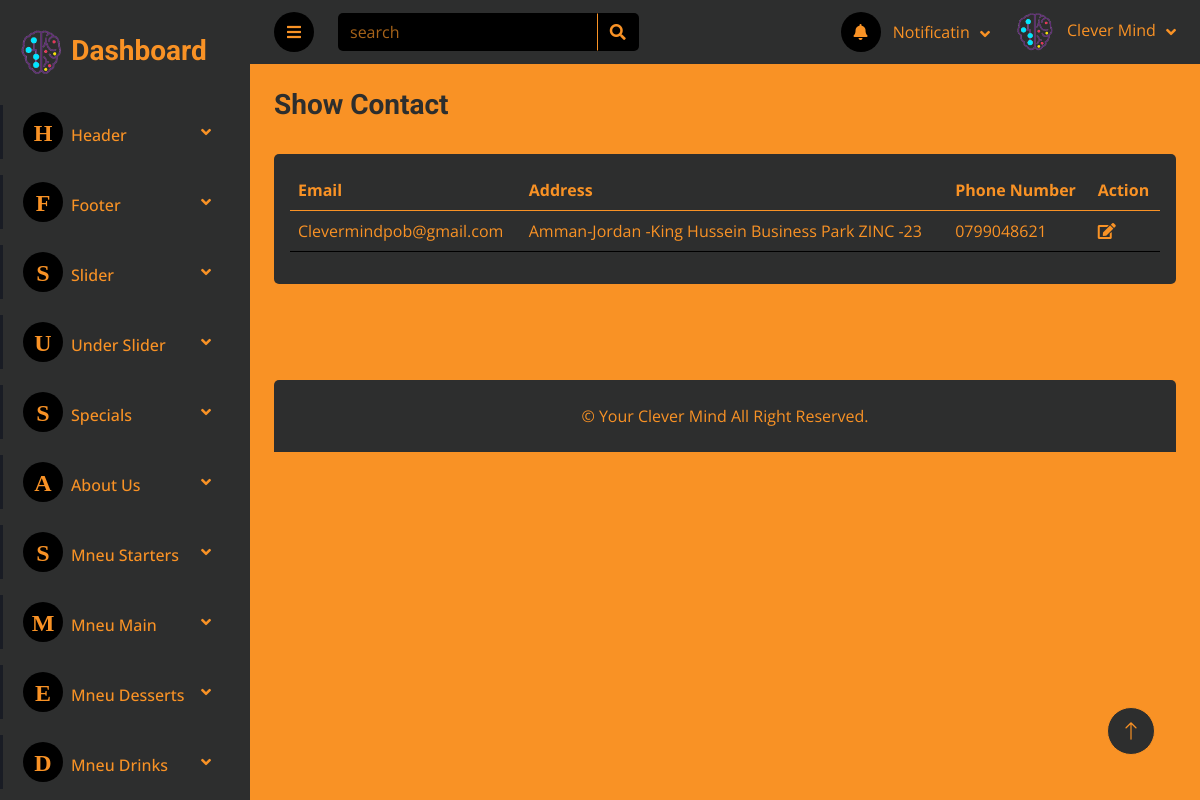
The page /Dashboard/view_contact.php on the database its author committed.
### tables this page shows
CREATE TABLE `contact` (
  `id_contact` int(11) NOT NULL,
  `email_contact` varchar(250) NOT NULL,
  `address_contact` varchar(250) NOT NULL,
  `phonen_contact` varchar(250) NOT NULL
);

### Dashboard/view_contact.php (the view, shortened to what this page needs)
<?php
include "inc/header.php";
?>
                <div class="navbar-nav nv w-100">
                    <div class="nav-item dropdown mb-3">
                        <a href="#" class="nav-link dropdown-toggle" data-bs-toggle="dropdown"><i class="fa me-2"><span style="font-size: 24px;">H</span></i>Header</a>
                    </div>
                    <div class="nav-item dropdown mb-3">
                        <a href="#" class="nav-link dropdown-toggle" data-bs-toggle="dropdown"><i class="fa me-2"><span style="font-size: 24px;">F</span></i>Footer</a>
                    </div>
                    <div class="nav-item dropdown mb-3">
                        <a href="#" class="nav-link dropdown-toggle" data-bs-toggle="dropdown"><i class="fa me-2"><span style="font-size: 24px;">S</span></i>Slider</a>
                    </div>
                    <div class="nav-item dropdown mb-3">
                        <a href="#" class="nav-link dropdown-toggle" data-bs-toggle="dropdown"><i class="fa me-2"><span style="font-size: 24px;">U</span></i>Under Slider</a>
                    </div>
                    <div class="nav-item dropdown mb-3">
                        <a href="#" class="nav-link dropdown-toggle" data-bs-toggle="dropdown"><i class="fa me-2"><span style="font-size: 24px;">S</span></i>Specials</a>
                    </div>
                    <div class="nav-item dropdown mb-3">
                        <a href="#" class="nav-link dropdown-toggle" data-bs-toggle="dropdown"><i class="fa me-2"><span style="font-size: 24px;">A</span></i>About Us</a>
                    </div>
                    <div class="nav-item dropdown mb-3">
                        <a href="#" class="nav-link dropdown-toggle" data-bs-toggle="dropdown"><i class="fa me-2"><span style="font-size: 24px;">S</span></i>Mneu Starters</a>
                    </div>
                    <div class="nav-item dropdown mb-3">
                        <a href="#" class="nav-link dropdown-toggle" data-bs-toggle="dropdown"><i class="fa me-2"><span style="font-size: 24px;">M</span></i>Mneu Main</a>
                    </div>
                    <div class="nav-item dropdown mb-3">
                        <a href="#" class="nav-link dropdown-toggle" data-bs-toggle="dropdown"><i class="fa me-2"><span style="font-size: 24px;">E</span></i>Mneu Desserts</a>
                    </div>
                    <div class="nav-item dropdown mb-3">
                        <a href="#" class="nav-link dropdown-toggle" data-bs-toggle="dropdown"><i class="fa me-2"><span style="font-size: 24px;">D</span></i>Mneu Drinks</a>
                    </div>
                </div>
            </nav>
        </div>
        <div class="content">
           <?php
            include "inc/navbar.php";
           ?>
            <div class="container-fluid pt-4 px-4">
                <div class="row g-4">
                        <div class="col-sm-6 col-xl-6">
                            <h3 class="text-secondary alert-link">Show Contact</h3>
                        </div>
                    </div>
                <div class="row mt-4">
                    <div class="col-sm-12 col-xl-12">
                        <div class="bg-secondary rounded table-responsive cust-secroll h-100 p-3">
                            <table class="table table-hover">
                                <thead>
                                    <tr>
                                        <th scope="col">Email</th>
                                        <th scope="col">Address</th>
                                        <th scope="col">Phone Number</th>
                                        <th scope="col">Action</th>
                                    </tr>
                                </thead>
                                <tbody>
                                    <?php
                                        $select="SELECT * FROM `contact`";
                                        $query=mysqli_query($conn , $select);
                                        while($row=mysqli_fetch_assoc($query)):
                                    ?>
                                        <tr>
                                            <td><?php echo htmlspecialchars($row['email_contact']) ; ?></td>
                                            <td><?php echo htmlspecialchars($row['address_contact']) ; ?></td>
                                            <td><?php echo htmlspecialchars($row['phonen_contact']) ; ?></td>
                                            <td>
                                                <a href="add_contact.php?edit_contact=<?php echo $row['id_contact']; ?>" ><i class="fa fa-edit" title="edit"></i></a>
                                            </td>
                                        </tr>
                                    <?php endwhile; ?>
                                </tbody>
                            </table>
                        </div>
                    </div>
                </div>
                <br><br><br>
            </div>
<?php
    include "inc/footer.php";
?>

### Dashboard/css/style.css (style rules this page uses)
:root { --primary: #EB1616; --secondary: #191C24; --dark: #000000; --black-b: #2d2e2e ; --orange : #F99225 ; --place : #f99325ab; --thumb : #836b545e; --orange-h: rgb(250, 112, 19) ; }
.content { margin-left: 250px; min-height: 100vh; background: var(--orange); transition: 0.5s; }
@media (min-width: 992px) { .content { width: calc(100% - 250px); } }
.sidebar .navbar .navbar-nav .nav-link { padding: 7px 20px; color: var(--orange); font-weight: 500; border-left: 3px solid var(--secondary); border-radius: 0 30px 30px 0; outline: none; }
.sidebar .navbar .navbar-nav .nav-link i { width: 40px; height: 40px; display: inline-flex; align-items: center; justify-content: center; background: var(--dark); border-radius: 40px; }
.sidebar .navbar .dropdown-toggle::after { position: absolute; top: 15px; right: 15px; border: none; content: "\f107"; font-family: "Font Awesome 5 Free"; font-weight: 900; transition: .5s; }

### rows shown on the page
contact: email_contact "Clevermindpob@gmail.com", address_contact "Amman-Jordan -King Hussein Business Park ZINC -23", phonen_contact "0799048621"
